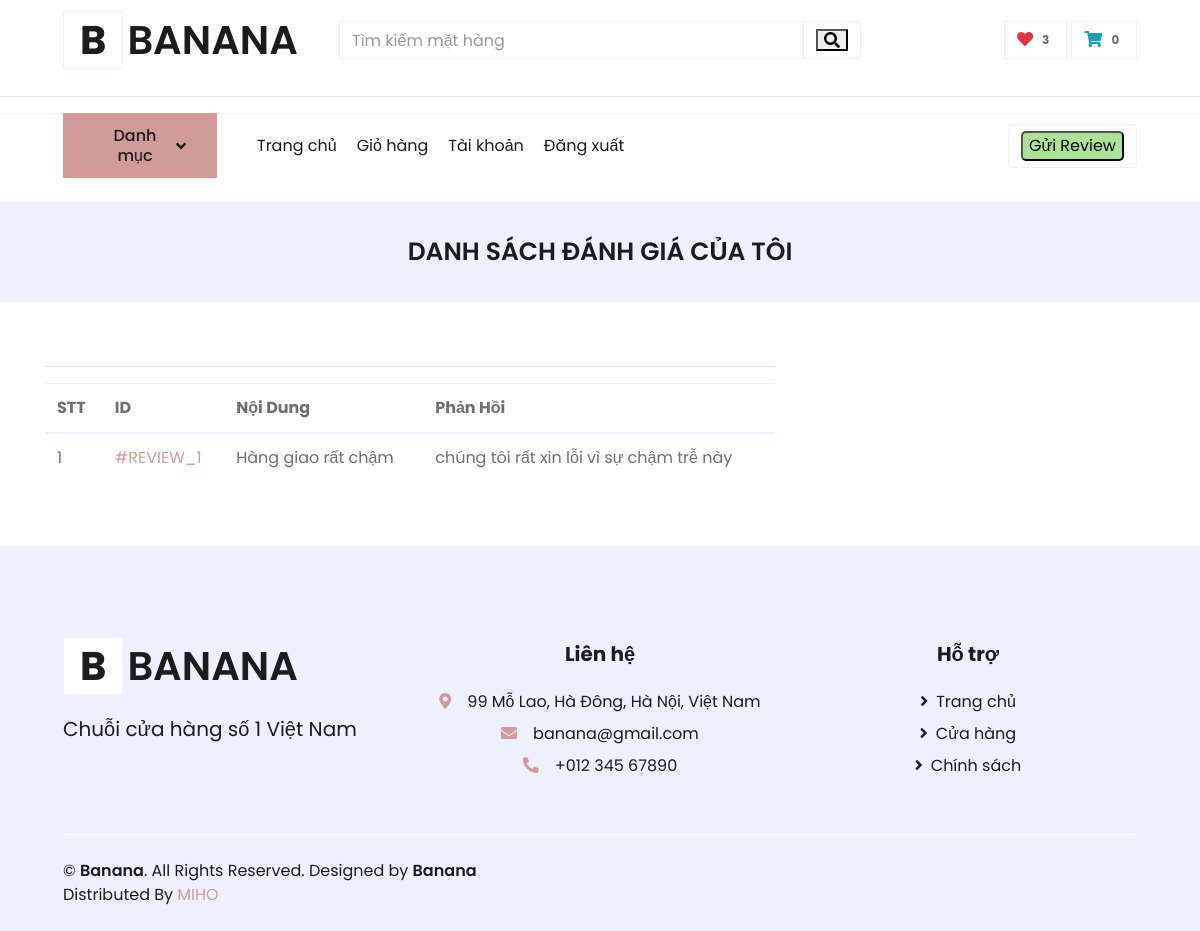
The app's page /reviewlist/ (signed in) with its own data.
### ecomapp/models.py (models this page shows, shortened)
class Account(models.Model):
    id = models.AutoField(db_column='ID', primary_key=True)  # Field name made lowercase.
    user = models.OneToOneField(User, on_delete=models.CASCADE,  null=True)
    date_create = models.DateField(db_column='Date_created', blank=True, null=True)
    class Meta:
        db_table = 'account'

class Users(models.Model):
    id = models.AutoField(db_column='ID', primary_key=True)  # Field name made lowercase.
    dateofbirth = models.DateField(db_column='DateOfBirth', blank=True, null=True)  # Field name made lowercase.
    gender = models.CharField(db_column='Gender', max_length=255, blank=True, null=True)  # Field name made lowercase.
    accountid = models.OneToOneField('Account', models.CASCADE, db_column='AccountID', blank=True, null=True)
    contactinfoid = models.OneToOneField('ContactInfo', models.CASCADE, db_column='ContactInfoID', blank=True, null=True)
    fullnameid = models.OneToOneField('FullName', models.CASCADE, db_column='FullNameID', blank=True, null=True)
    addressid = models.OneToOneField('Address', models.CASCADE, db_column='AddressID', blank=True, null=True)
    is_active = models.BooleanField(db_column='IsAcitve', default= True)
    class Meta:
        db_table = 'users'

class Customer(models.Model):
        id = models.AutoField(db_column='ID', primary_key=True)  # Field name made lowercase.
        userid = models.OneToOneField("Users", models.CASCADE, db_column='CustomerID', blank=True, null=True)
        typecustomer = models.CharField(db_column='TypeCustomer', max_length=255, blank=True, null=True)
        class Meta:
            db_table = 'customer'
        @property
        def count_item_cart(self):
            if Shoppingcart.objects.filter(customerid = self.id) ==None:
                return 0
            else:
                cart = Shoppingcart.objects.get(customerid = self.id)
                count = 0
                if Cartline.objects.filter(shoppingcartid  =cart) ==  None:
                    return 0
                else:
                    cartlinelist = Cartline.objects.filter(shoppingcartid  =cart)
                    for cartline in cartlinelist:
                        count+=1
                    return count
        @property
        def count_wishline(self):
            if Wishlist.objects.filter(customerid = self.id) ==None:
                return 0
            else:
                wishlist = Wishlist.objects.get(customerid = self.id)
                count = 0
                if Wishlistline.objects.filter(wishlistid  = wishlist) ==  None:
                    return 0
                else:
                    wishlinelist = Wishlistline.objects.filter(wishlistid  =wishlist)
                    for wishline in wishlinelist:
                        count+=1
                    return count

class Wishlist(models.Model):
    id = models.AutoField(db_column='ID', primary_key=True)  # Field name made lowercase.
    customerid = models.ForeignKey(Customer, models.CASCADE, db_column='CustomerID')  # Field name made lowercase.
    class Meta:
        db_table = 'wishlist'

class Shoppingcart(models.Model):
    id = models.AutoField(db_column='ID', primary_key=True)  # Field name made lowercase.
    customerid = models.ForeignKey(Customer, models.CASCADE, db_column='CustomerID')  # Field name made lowercase.
    class Meta:
        db_table = 'shoppingcart'

class Customerreview(models.Model):
    id = models.AutoField(db_column='ID', primary_key=True)  # Field name made lowercase.
    customerid = models.ForeignKey(Customer, models.CASCADE, db_column='CustomerID')  # Field name made lowercase.
    content = models.CharField(db_column='Content', max_length=255, blank=True, null=True)  # Field name made lowercase.
    reviewtime = models.TimeField(db_column='ReviewTime', blank=True, null=True)  # Field name made lowercase.
    isReply = models.BooleanField(default=False)
    class Meta:
        db_table = 'customerreview'

class Reviewreply(models.Model):
    id = models.AutoField(db_column='ID', primary_key=True)  # Field name made lowercase.
    message = models.CharField(db_column='Message', max_length=255, blank=True, null=True)  # Field name made lowercase.
    time = models.DateField(db_column='Time', blank=True, null=True)  # Field name made lowercase.
    customerreviewid = models.ForeignKey(Customerreview, models.CASCADE, db_column='CustomerreviewID', blank=True, null=True)  # Field name made lowercase.
    staffid = models.ForeignKey('Staffs', models.CASCADE, db_column='SalesStaffUsersID')  # Field name made lowercase.
    class Meta:
        db_table = 'reviewreply'

### ecomapp/views.py (the view)
# urls.py: path("reviewlist/", ReviewListView.as_view(), name="reviewlist"),
class ReviewListView(TemplateView):
    template_name = "reviewlist.html"
    def get_context_data(self, **kwargs):
        context = super().get_context_data(**kwargs)
        customer = Customer.objects.get(userid__accountid = self.request.user.account)
        reviews = Customerreview.objects.filter(customerid = customer)
        context['reviews'] = reviews
        return context

### templates/reviewlist.html (shortened to what this page needs)
{% extends 'base.html' %}
{% block content %}
<div class="container-fluid bg-secondary mb-5">
        <div class="d-flex flex-column align-items-center justify-content-center" style="min-height: 100px">
            <h1 class="font-weight-semi-bold text-uppercase mb-3" style = "font-size: 25px">Danh Sách Đánh Giá Của Tôi</h1>
        </div>
</div>
<div class="container">
    <div class="row">
        <div class="col-md-8">
            <hr>
            <table class="table">
                <thead>
                    <tr>
                        <th>STT</th>
                        <th>ID</th>
                        <th>Nội Dung</th>
                        <th>Phản Hồi</th>
                    </tr>
                </thead>
                <tbody>
                    {% for review in reviews %}
                    <tr>
                        <td>{{forloop.counter}}</td>
                        <td><a href="">#REVIEW_{{review.id}}</a></td>
                        <td>{{review.content}}</td>
                        <td>{{review.reviewreply_set.all.last.message}}</td>
                    </tr>
                    {% endfor %}
                </tbody>
            </table>
        </div>
    </div>
</div>
{% endblock %}

### templates/base.html (shortened to what this page needs)
<!DOCTYPE html>
<html lang="en">
{% load static %}
<head>
    <link rel="stylesheet" href="https://stackpath.bootstrapcdn.com/bootstrap/4.5.2/css/bootstrap.min.css">
    <link rel="stylesheet" type="text/css" href="{% static 'css/style.css' %}">
    <link href="https://cdnjs.cloudflare.com/ajax/libs/font-awesome/5.10.0/css/all.min.css" rel="stylesheet">
    <link href="https://cdnjs.cloudflare.com/ajax/libs/font-awesome/5.10.0/css/all.min.css" rel="stylesheet">
    <link href="{%static 'css/ol.css' %}" rel="stylesheet">
</head>
<body style="">
    <div class="container-fluid" >
        <div class="row align-items-center py-3 px-xl-5">
            <div class="col-lg-3 d-none d-lg-block">
                <a href="{% url 'ecomapp:home' %}" class="text-decoration-none">
                    <h1 class="m-0 display-5 font-weight-semi-bold"><span class=" font-weight-bold border px-3 mr-1" style = "background-color:white;">B</span>BANANA</h1>
                </a>
            </div>
            <div class="col-lg-6 col-6 text-left">
                <form action="{% url 'ecomapp:search' %}" method="GET">
                    <div class="input-group">
                        <input type="text" name="keyword" class="form-control" placeholder="Tìm kiếm mặt hàng">
                        <div class="input-group-append">
                            <span class="input-group-text bg-transparent text-primary">
                                <button class="fa fa-search" type="submit" ></button>
                            </span>
                        </div>
                    </div>
                </form>
            </div>
            <div class="col-lg-3 col-6 text-right">
                <a href="{% url 'ecomapp:wishlist' %}" class="btn border">
                    <i class="fas fa-heart text-danger" ></i>
                    {% if request.user.account == None%}
                        <span class="badge">0</span>
                    {% else %}
                        <span class="badge">{{request.user.account.users.customer.count_wishline}}</span>
                    {% endif %}
                </a>
                <a href="{% url 'ecomapp:mycart' %}" class="btn border" style = "background-color:white;">
                    <i class="fas fa-shopping-cart text-info" ></i>
                    {% if request.user.account == None%}
                        <span class="badge">0</span>
                    {% else %}
                        <span class="badge">{{request.user.account.users.customer.count_item_cart}}</span>
                    {% endif %}
                </a>
            </div>
        </div>
    </div>
    <hr>
    <div class="container-fluid" >
        <div class="row border-top px-xl-5" >
            <div class="col-lg-2 d-none d-lg-block">
                <a class="btn shadow-none d-flex align-items-center justify-content-between bg-primary text-white w-100" data-toggle="collapse" href="#navbar-vertical" style="height: 65px; margin-top: -1px; padding: 0 30px;">
                    <h6 class="m-0">Danh mục</h6>
                    <i class="fa fa-angle-down text-dark"></i>
                </a>
            </div>
            <div class="col-lg-10">
                <nav class="navbar navbar-expand-lg bg-light navbar-light py-3 py-lg-0 px-0">
                    <div class="collapse navbar-collapse justify-content-between" id="navbarCollapse">
                        <div class="navbar-nav mr-auto py-0">
                            <a href="{% url 'ecomapp:home' %}" class="nav-item nav-link">Trang chủ</a>
                            <a href="{% url 'ecomapp:mycart' %}" class="nav-item nav-link">Giỏ hàng</a>
                            {% if request.user.account == None %}
                                <a class="nav-item nav-link" href="{% url 'ecomapp:customerregistration' %}">Đăng kí</a>
                                <a class="nav-item nav-link" href="{% url 'ecomapp:customerlogin' %}">Đăng nhập</a>
                            {% else %}
                                <a class="nav-item nav-link" href="{% url 'ecomapp:customerprofile' %}">Tài khoản</a>
                                <a class="nav-item nav-link" href="{% url 'ecomapp:customerlogout' %}">Đăng xuất</a>
                            {% endif %}
                        </div>
                        <div class="navbar-nav ml-auto py-0">
                        <form class="form-inline my-2 my-lg-0" action="{% url 'ecomapp:review' %}">
                            <span class="input-group-text bg-transparent text-primary">
                                <button type="submit" style="background-color: #ACE296; border-radius: 5px;">Gửi Review</button>
                            </span>
                        </form>
                        </div>
                    </div>
                </nav>
            </div>
        </div>
    </div>
    <br>
    {% block content %}
    {% endblock %}
    <div class="container-fluid bg-secondary text-dark mt-5 pt-5">
        <div class="row px-xl-5 pt-5">
            <div class="col-lg-4 col-md-12 mb-5 pr-3 pr-xl-5">
                <a href="" class="text-decoration-none">
                    <h1 class="m-0 display-5 font-weight-semi-bold"><span class=" font-weight-bold border px-3 mr-1" style = "background-color:white;">B</span>BANANA</h1>
                </a>
                <br>
                <p style = "font-size:20px;">Chuỗi cửa hàng số 1 Việt Nam</p>
            </div>
            <div class="col-lg-8 col-md-12">
                <div class="row">
                    <div class="col-md-6 mb-5" style = " text-align: center;">
                        <h5 class="font-weight-bold text-dark mb-4">Liên hệ</h5>
                        <div class="d-flex flex-column justify-content-start">
                             <p class="mb-2"><i class="fa fa-map-marker-alt text-primary mr-3"></i>99 Mỗ Lao, Hà Đông, Hà Nội, Việt Nam</p>
                            <p class="mb-2"><i class="fa fa-envelope text-primary mr-3"></i>banana@gmail.com</p>
                            <p class="mb-0"><i class="fa fa-phone-alt text-primary mr-3"></i>+012 345 67890</p>
                        </div>
                    </div>
                    <div class="col-md-6 mb-5" style = " text-align: center;">
                        <h5 class="font-weight-bold text-dark mb-4">Hỗ trợ</h5>
                        <div class="d-flex flex-column justify-content-start">
                            <a class="text-dark mb-2" href=""><i class="fa fa-angle-right mr-2"></i>Trang chủ</a>
                            <a class="text-dark mb-2" href=""><i class="fa fa-angle-right mr-2"></i>Cửa hàng</a>
                            <a class="text-dark mb-2" href=""><i class="fa fa-angle-right mr-2"></i>Chính sách</a>
                        </div>
                    </div>
                </div>
            </div>
        </div>
        <div class="row border-top border-light mx-xl-5 py-4">
            <div class="col-md-6 px-xl-0">
                <p class="mb-md-0 text-center text-md-left text-dark">
                    &copy; <a class="text-dark font-weight-semi-bold" href="#">Banana</a>. All Rights Reserved. Designed
                    by
                    <a class="text-dark font-weight-semi-bold" href="https://htmlcodex.com">Banana</a><br>
                    Distributed By <a href="https://themewagon.com" target="_blank">MIHO</a>
                </p>
            </div>
            <div class="col-md-6 px-xl-0 text-center text-md-right">
            </div>
        </div>
    </div>
</body>
</html>

### records on screen
Customerreview: id "1", content "Hàng giao rất chậm", reviewreply_set.all.last.message "chúng tôi rất xin lỗi vì sự chậm trễ này"

### other values on screen
{{ request.user.account.users.customer.count_wishline }} "3"
{{ request.user.account.users.customer.count_item_cart }} "0"
